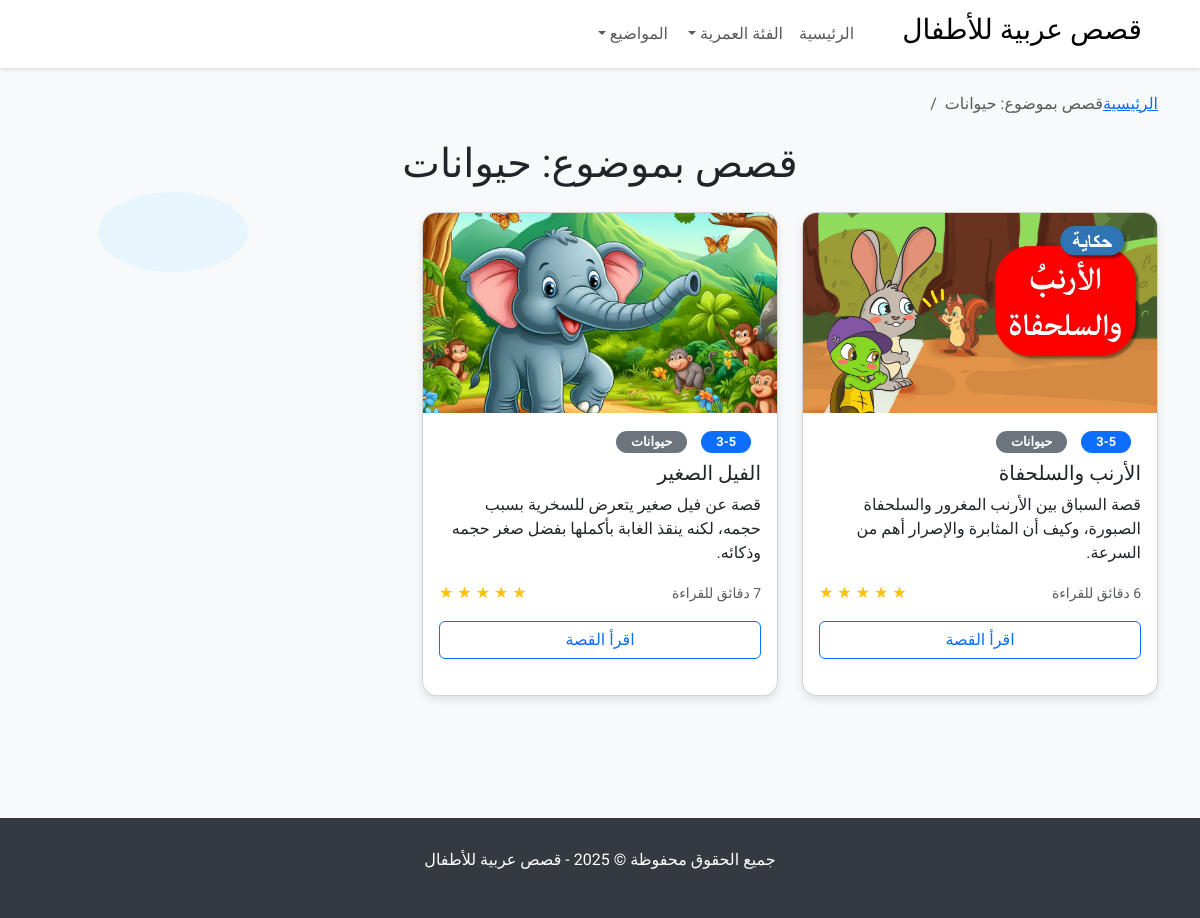
The page /theme/حيوانات/ on the database its author committed.
### stories/models.py (models this page shows, shortened)
class Story(models.Model):
    title = models.CharField(max_length=100)
    content = models.TextField()
    summary = models.TextField()
    image_url = models.CharField(max_length=255)
    age_group = models.CharField(max_length=10)
    reading_time = models.IntegerField()
    theme = models.CharField(max_length=50)
    is_featured = models.BooleanField(default=False)
    rating = models.IntegerField()
    created_at = models.DateTimeField(auto_now_add=True)
    class Meta:
        ordering = ['-created_at']

### stories/views.py (the view)
# urls.py: path('theme/<str:theme>/', views.stories_by_theme, name='stories_by_theme'),
def stories_by_theme(request, theme):
    stories = Story.objects.filter(theme=theme)
    return render(request, 'stories/filtered_stories.html', {
        'stories': stories,
        'filter_type': 'theme',
        'filter_value': theme
    })

### stories/templates/stories/filtered_stories.html (shortened to what this page needs)
{% extends 'stories/base.html' %}
{% block content %}
<div class="position-relative">
    <div class="cloud cloud-left">
        <svg width="150" height="80" viewBox="0 0 150 80" fill="none" xmlns="http://www.w3.org/2000/svg">
            <path d="M75 80C116.421 80 150 62.0914 150 40C150 17.9086 116.421 0 75 0C33.5786 0 0 17.9086 0 40C0 62.0914 33.5786 80 75 80Z" fill="#E1F5FE"/>
        </svg>
    </div>
    <div class="cloud cloud-right">
    </div>
    <div class="mb-5">
        <nav aria-label="breadcrumb" class="mb-4">
            <ol class="breadcrumb">
                <li class="breadcrumb-item"><a href="{% url 'stories:home' %}">الرئيسية</a></li>
                <li class="breadcrumb-item active" aria-current="page">
                    {% if filter_type == 'age_group' %}
                        قصص للفئة العمرية: {{ filter_value }}
                    {% else %}
                        قصص بموضوع: {{ filter_value }}
                    {% endif %}
                </li>
            </ol>
        </nav>
        <h1 class="text-center mb-4">
            {% if filter_type == 'age_group' %}
                قصص للفئة العمرية: {{ filter_value }}
            {% else %}
                قصص بموضوع: {{ filter_value }}
            {% endif %}
        </h1>
        <div class="row">
            {% for story in stories %}
                <div class="col-md-6 col-lg-4">
                    <div class="card story-card h-100">
                        <img src="{{ story.image_url }}" class="card-img-top story-img" alt="{{ story.title }}">
                        <div class="card-body">
                            <span class="badge bg-primary age-badge">{{ story.age_group }}</span>
                            <span class="badge bg-secondary age-badge">{{ story.theme }}</span>
                            <h5 class="card-title mt-2">{{ story.title }}</h5>
                            <p class="card-text">{{ story.summary|truncatechars:100 }}</p>
                            <div class="d-flex justify-content-between align-items-center">
                                <small class="text-muted">{{ story.reading_time }} دقائق للقراءة</small>
                                <div>
                                    {% for i in "12345" %}
                                        {% if forloop.counter <= story.rating %}
                                            <span class="text-warning">★</span>
                                        {% else %}
                                            <span class="text-muted">★</span>
                                        {% endif %}
                                    {% endfor %}
                                </div>
                            </div>
                            <a href="{% url 'stories:story_detail' story.id %}" class="btn btn-outline-primary w-100 mt-3">اقرأ القصة</a>
                        </div>
                    </div>
                </div>
            {% empty %}
                <div class="col-12 text-center">
                    <div class="alert alert-info">
                        لا توجد قصص متاحة حالياً
                    </div>
                </div>
            {% endfor %}
        </div>
    </div>
</div>
{% endblock %}

### stories/templates/stories/base.html (style rules this page uses)
body { font-family: 'Tajawal', sans-serif; background-color: #f8f9fa; }
.story-card { border-radius: 15px; overflow: hidden; transition: transform 0.3s; margin-bottom: 20px; box-shadow: 0 4px 8px rgba(0,0,0,0.1); }
.story-img { height: 200px; object-fit: cover; }
.age-badge { border-radius: 20px; padding: 5px 15px; font-size: 0.8rem; margin-right: 10px; }
.cloud { position: absolute; z-index: -1; opacity: 0.7; }
.cloud-left { left: 5%; top: 100px; }
.cloud-right { right: 5%; top: 150px; }

### rows shown on the page
Story: image_url (picture), age_group "3-5", theme "حيوانات", title "الأرنب والسلحفاة", summary "قصة السباق بين الأرنب المغرور والسلحفاة الصبورة، وكيف أن المثابرة والإصرار أهم من السرعة.", rating 5 (drawn)
Story: image_url (picture), age_group "3-5", theme "حيوانات", title "الفيل الصغير", summary "قصة عن فيل صغير يتعرض للسخرية بسبب حجمه، لكنه ينقذ الغابة بأكملها بفضل صغر حجمه وذكائه.", reading_time "7", rating 5 (drawn)

### other values the page prints
{{ filter_value }} "حيوانات"
